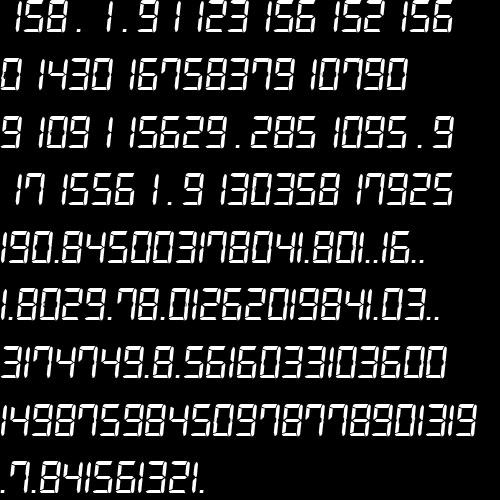
#> input picture 7-segment-digital-recongnition/number/train.jpg, 500 x 500 px
$ python ml_t.py   (Python 2 division)   (older library calls are emulated)
#> lines starting #> are read from the running program, lines starting #| are printed output that depends on the picture; after the words box and inside, x2 and y2 are one past the last pixel; in counts of white or black regions, pixels touching at a corner belong together
#coding=utf-8
import cv2
import numpy as np
import matplotlib.image as mpimg
from matplotlib import pyplot as plt
import sys

def maxMinAvarge(img):
	max=np.max(img)
	min=np.min(img)
	return (max-min)/2+min

im = cv2.imread('./number/train.jpg')
#> im is the input picture: shape (500, 500, 3); min 0, max 255, mean 36.1
im3 = im.copy()

gray = cv2.cvtColor(im,cv2.COLOR_BGR2GRAY)
blur = cv2.GaussianBlur(gray,(5,11),0)
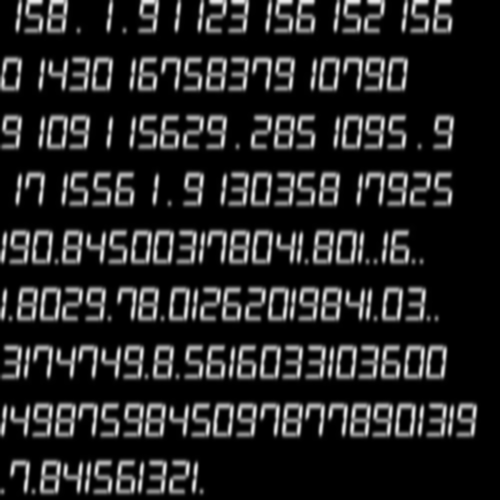
#> blur: shape (500, 500); min 0, max 237, mean 36.1
ret,thresh=cv2.threshold(blur,maxMinAvarge(blur),255,cv2.THRESH_BINARY)
#> in maxMinAvarge, `max=np.max(img)`: max = 237
#> in maxMinAvarge, `min=np.min(img)`: min = 0
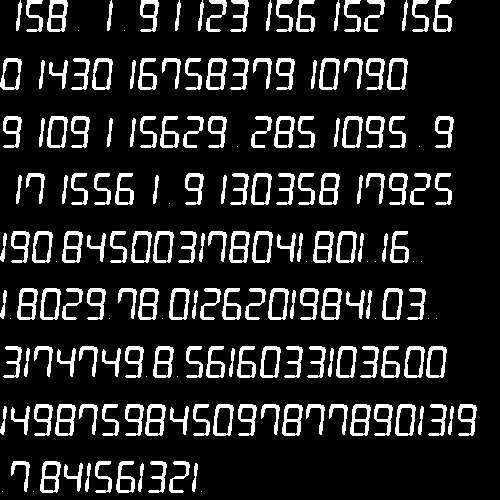
#> thresh: shape (500, 500); 14.1% white; 189 white regions (22 under 20 px)
#> ret = 118
#plt.subplot(1,1,1),plt.imshow(thresh,'gray')
#plt.show()
#################      Now finding Contours         ###################

images,contours,hierarchy = cv2.findContours(thresh.copy(),cv2.RETR_EXTERNAL,cv2.CHAIN_APPROX_SIMPLE)
#> contours = 189 contours, 22 with area under 20; largest, box (x1, y1, x2, y2) and area: (336, 231, 357, 263) 530, (382, 288, 403, 320) 528, (40, 288, 61, 320) 528, (395, 404, 416, 436) 528, (47, 116, 68, 148) 527

samples =  np.empty((0,2500))
responses = []
keys = [i for i in range(48,58)]
keys.append(46)

for ctr in contours:
	rect=cv2.boundingRect(ctr)
	roi = thresh[rect[1]:rect[3]+rect[1],rect[0]:rect[2]+rect[0]]
	blank_image = np.zeros((50,50), np.uint8)
	x=int(50/2-rect[2]/2)
	y=int(50/2-rect[3]/2)
	blank_image[y:y+rect[3],x:x+rect[2]]=roi
	#plt.subplot(1,1,1),plt.imshow(blank_image,'gray')
	#plt.show()

	cv2.rectangle(im,(rect[0],rect[1]),(rect[2]+rect[0],rect[3]+rect[1]),(0,255,0),1)
	cv2.imshow('norm',im)
	key = cv2.waitKey(0)

	if key == 27:  # (escape to quit)
		sys.exit()
#> (the program exits here)
